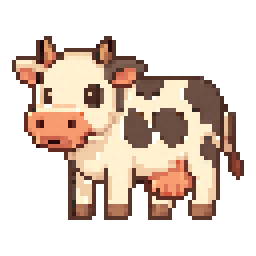
#> input picture img/Cow.png, 64 x 64 px (shown 4 times larger); its folder holds 4 pictures in this run
$ python extract_food_icons.py ../img
#> lines starting #> are read from the running program, lines starting #| are printed output that depends on the picture; after the words box and inside, x2 and y2 are one past the last pixel; in counts of white or black regions, pixels touching at a corner belong together
#!/usr/bin/env python3
"""Build public/img/foodIcons.png + scripts/foodIcons.manifest.json.

Companion to extract-food-icons.mjs (which validates args); this does the work:

  1. for each PNG in the pack dir, estimate the flat background color from the
     1px border (median -- robust against a few border-touching sprites),
  2. threshold |px-bg| > TOLERANCE into a foreground mask,
  3. find 8-connected components >= MIN_AREA px (drops specks/antialias dust),
  4. split oversized components on their quietest internal gap (touching
     dishes), then drop slivers and still-merged blobs,
  5. crop each sprite, make the background fringe transparent,
  6. NEAREST-NEIGHBOR fit into a 48x48 cell (pixel art keeps hard edges),
  7. pack cells into a 12-wide atlas at public/img/foodIcons.png and write the
     manifest mapping "<sheetFile>#<idx>" -> {cell:[col,row],w,h}.

One pass builds everything in memory; nothing is re-scanned, so the second
write can't drift from the first. Deterministic: sheets sorted by name, sprites
sorted top-to-bottom left-to-right. Cells APPEND: re-running with a bigger pack
keeps earlier manifest entries (and the upgrade declarations using them) stable.

Usage: python3 scripts/extract_food_icons.py <foodPackDir>
"""
import json
import os
import sys

import numpy as np
from PIL import Image

TOLERANCE = 42          # |px-bg|_1 above this = foreground
MIN_AREA = 220          # connected-component min area in px
CELL = 48               # atlas cell size (matches CC3's 48px icon grid)
ATLAS_COLS = 12
PAD = 2                 # transparent margin kept around each sprite crop
SPLIT_MAX_RATIO = 2.4   # a bbox wider/taller than this x median gets split
MIN_KEEP = 40           # sprites smaller than this in either axis are slivers
MAX_KEEP_RATIO = 2.6    # sprites bigger than this x median are still-merged blobs
MIN_SHEET_SPRITES = 8   # fewer kept sprites than this = not a sprite grid
                        # (banner sheets, textured backgrounds) -> skip sheet


def bg_color(arr):
    border = np.concatenate([
        arr[0, :, :], arr[-1, :, :], arr[:, 0, :], arr[:, -1, :]
    ]).astype(int)
    return np.median(border, axis=0)


def mask_of(arr, bg):
    return (np.abs(arr.astype(int) - bg).sum(axis=2) > TOLERANCE)


def components(mask):
    """8-connected components of mask. Returns [(x0,y0,x1,y1,area)]."""
    from collections import deque
    H, W = mask.shape
    lab = np.zeros((H, W), dtype=np.int32)
    out = []
    ys, xs = np.nonzero(mask)
    for sy, sx in zip(ys, xs):
        if lab[sy, sx]:
            continue
        q = deque([(sy, sx)])
        lab[sy, sx] = 1
        x0 = x1 = sx; y0 = y1 = sy; area = 0
        while q:
            y, x = q.popleft()
            area += 1
            if x < x0: x0 = x
            if x > x1: x1 = x
            if y < y0: y0 = y
            if y > y1: y1 = y
            for dy in (-1, 0, 1):
                for dx in (-1, 0, 1):
                    ny, nx = y + dy, x + dx
                    if 0 <= ny < H and 0 <= nx < W and mask[ny, nx] and not lab[ny, nx]:
                        lab[ny, nx] = 1
                        q.append((ny, nx))
        out.append((x0, y0, x1 + 1, y1 + 1, area))
    return [b for b in out if b[4] >= MIN_AREA]


def quietest_cut(proj, margin=30):
    """Best interior cut index of a 1-D coverage profile: a zero gap if one
    exists, else the quietest interior column/row."""
    interior = proj[margin:-margin]
    zeros = np.nonzero(interior <= 2)[0]
    if len(zeros):
        # first zero run's middle
        run_start = zeros[0]
        run_end = run_start
        for z in zeros:
            if z <= run_end + 2:
                run_end = z
            else:
                break
        return margin + (run_start + run_end) // 2
    return margin + int(np.argmin(interior))


def split_box(mask, box, med):
    """Recursively cut an oversized component bbox on quiet gaps."""
    x0, y0, x1, y1, _ = box
    w, h = x1 - x0, y1 - y0
    if w > SPLIT_MAX_RATIO * med and w >= 120:
        sub = mask[y0:y1, x0:x1]
        cut = quietest_cut(sub.sum(axis=0))
        return split_box(mask, (x0, y0, x0 + cut, y1, 0), med) + \
               split_box(mask, (x0 + cut, y0, x1, y1, 0), med)
    if h > SPLIT_MAX_RATIO * med and h >= 120:
        sub = mask[y0:y1, x0:x1]
        cut = quietest_cut(sub.sum(axis=1))
        return split_box(mask, (x0, y0, x1, y0 + cut, 0), med) + \
               split_box(mask, (x0, y0 + cut, x1, y1, 0), med)
    return [box]


def sprite_tile(arr, bg, box):
    """Crop a sprite to a transparent 48x48 RGBA tile (nearest-neighbor)."""
    x0, y0, x1, y1, _ = box
    crop = arr[y0:y1, x0:x1].astype(int)
    dist = np.abs(crop - bg).sum(axis=2)
    alpha = np.clip((dist - TOLERANCE / 2) * 8, 0, 255).astype(np.uint8)
    rgba = np.dstack([crop.astype(np.uint8), alpha])
    im = Image.fromarray(rgba, 'RGBA')
    max_side = CELL - 2 * PAD
    w, h = im.size
    scale = min(max_side / w, max_side / h, 1.0)
    if scale < 1.0:
        im = im.resize((max(1, int(w * scale)), max(1, int(h * scale))), Image.NEAREST)
    side = max(im.size)
    sq = Image.new('RGBA', (side, side), (0, 0, 0, 0))
    sq.paste(im, ((side - im.size[0]) // 2, (side - im.size[1]) // 2))
    cellim = Image.new('RGBA', (CELL, CELL), (0, 0, 0, 0))
    cellim.paste(sq, ((CELL - side) // 2, (CELL - side) // 2))
    return cellim


def sheet_tiles(path):
    """All kept boxes of one sheet, in row-major order."""
    arr = np.array(Image.open(path).convert('RGB'))
    bg = bg_color(arr)
    boxes = components(mask_of(arr, bg))
    if not boxes:
        return arr, bg, []
    med = float(np.median([(b[2] - b[0] + b[3] - b[1]) / 2 for b in boxes]))
    out = []
    for b in boxes:
        for s in split_box(mask_of(arr, bg), b, med):
            w, h = s[2] - s[0], s[3] - s[1]
            if w < MIN_KEEP or h < MIN_KEEP:
                continue  # sliver
            if w > MAX_KEEP_RATIO * med or h > MAX_KEEP_RATIO * med:
                continue  # still-merged blob
            out.append(s)
    out.sort(key=lambda b: (b[1] // 60, b[0]))
    return arr, bg, out


def main():
    food_dir = sys.argv[1]
    root = os.path.dirname(os.path.dirname(os.path.abspath(__file__)))
    out_png = os.path.join(root, 'public', 'img', 'foodIcons.png')
    out_manifest = os.path.join(root, 'scripts', 'foodIcons.manifest.json')

    files = sorted(f for f in os.listdir(food_dir) if f.lower().endswith('.png'))
    if not files:
        print('no PNG sheets found in', food_dir)
        sys.exit(1)

    # segment every sheet ONCE, in deterministic order
    sheets = {}  # fname -> (arr, bg, kept_boxes)
    tiles = []   # (key, box)
    for fname in files:
        arr, bg, kept = sheet_tiles(os.path.join(food_dir, fname))
#> in sheet_tiles, `arr = np.array(Image.open(path).convert('RGB'))`:
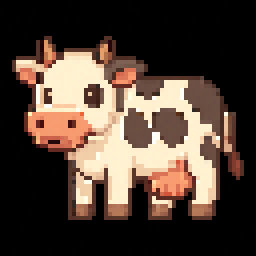
#> arr: shape (64, 64, 3) (shown 4 times larger); mean R, G, B 79.3, 63.8, 53.2
#> in bg_color, `border = np.concatenate([ arr[0, :, :], arr[-1, :, :], arr[:, 0, :], a..`: border = 256 rows, first 8: [0, 0, 0], [0, 0, 0], [0, 0, 0], [0, 0, 0], [0, 0, 0], [0, 0, 0], [0, 0, 0], [0, 0, 0]
#> in sheet_tiles, `bg = bg_color(arr)`: bg = [0, 0, 0]
#> in mask_of, `return (np.abs(arr.astype(int) - bg).sum(axis=2) > TOLERANCE)`:
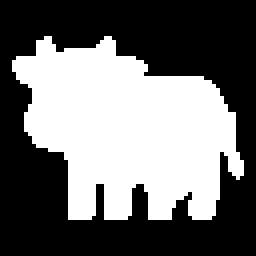
#> returned value: shape (64, 64) bool (shown 4 times larger); 43% white; 1 white region, box (x1, y1, x2, y2) and area: (3, 9, 61, 55) 1761
#> in components, `H, W = mask.shape`: H = 64
#> in components, `ys, xs = np.nonzero(mask)`: ys = 1761 values from 9 to 54; xs = 1761 values, max 60 at index 1297, min 3 at index 90, mean 31.57
#> the loop in components, `for sy, sx in zip(ys, xs):` made 1761 passes
#> (sy, sx) on passes 2 to 4: (9, 12), (9, 26), (9, 27)
#> after the loop in components, `for sy, sx in zip(ys, xs):`: out = [(3, 9, 61, 55, 1761)]
#> in sheet_tiles, `med = float(np.median([(b[2] - b[0] + b[3] - b[1]) / 2 for b in boxes]))`: med = 52
#> the loop in sheet_tiles, `for b in boxes:` made 1 pass
#> b on pass 1: (3, 9, 61, 55, 1761)
#> after the loop in sheet_tiles, `for b in boxes:`: out = [(3, 9, 61, 55, 1761)]
        if len(kept) < MIN_SHEET_SPRITES:
            print(f'skipping {fname}: only {len(kept)} sprites found (not a sprite grid)')
#| skipping Cow.png: only 1 sprites found (not a sprite grid)
            continue
        sheets[fname] = (arr, bg, kept)
        for idx, b in enumerate(kept):
            tiles.append((f'{fname}#{idx}', b))

    # append-only: keep existing manifest entries verbatim
    manifest = []
    if os.path.exists(out_manifest):
        with open(out_manifest) as fh:
            manifest = json.load(fh)
    known = {e['key'] for e in manifest}
    new = [(k, b) for k, b in tiles if k not in known]
    next_index = len(manifest)

    # compose the atlas in memory: reuse old cells, append the new ones
    entries = list(manifest)
    pending = []
    for key, box in new:
        fname, _ = key.split('#')
        arr, bg, _ = sheets[fname]
        pending.append(sprite_tile(arr, bg, box))
        entries.append({
            'key': key,
            'cell': [next_index % ATLAS_COLS, next_index // ATLAS_COLS],
            'index': next_index,
            'w': int(box[2] - box[0]), 'h': int(box[3] - box[1]),
        })
        next_index += 1
#> after the loop, entries = []; next_index = 0; pending = []

    rows = (next_index + ATLAS_COLS - 1) // ATLAS_COLS
#> rows = 0
    atlas = Image.new('RGBA', (ATLAS_COLS * CELL, max(rows, 1) * CELL), (0, 0, 0, 0))
#> atlas: PIL image 576x48 RGBA; every value is 0
    for e in manifest:  # old cells first
        col, row = e['cell']
        fname, idx = e['key'].split('#')
        arr, bg, kept = sheets[fname]
        if int(idx) < len(kept):
            atlas.paste(sprite_tile(arr, bg, kept[int(idx)]), (col * CELL, row * CELL))
        else:
            atlas.paste(Image.new('RGBA', (CELL, CELL), (255, 0, 255, 255)), (col * CELL, row * CELL))
    for tile, e in zip(pending, entries[len(manifest):]):  # then new ones
        col, row = e['cell']
        atlas.paste(tile, (col * CELL, row * CELL))
#> this loop made 0 passes

    atlas.save(out_png)
    with open(out_manifest, 'w') as fh:
        json.dump(entries, fh, indent=1)
    print(f'{len(entries)} icons ({len(new)} new) -> {out_png} ({atlas.size[0]}x{atlas.size[1]})')
#| 0 icons (0 new) -> public/img/foodIcons.png (576x48)


if __name__ == '__main__':
    main()
